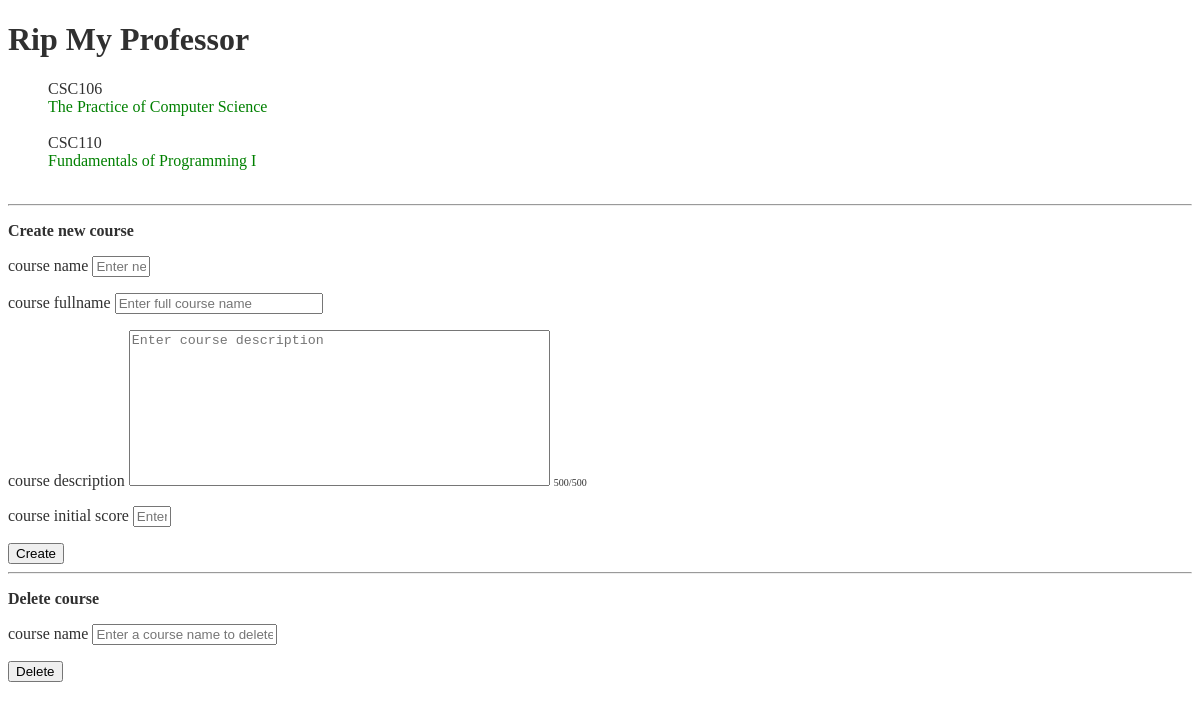
Page /courses/ on the earlier database version.
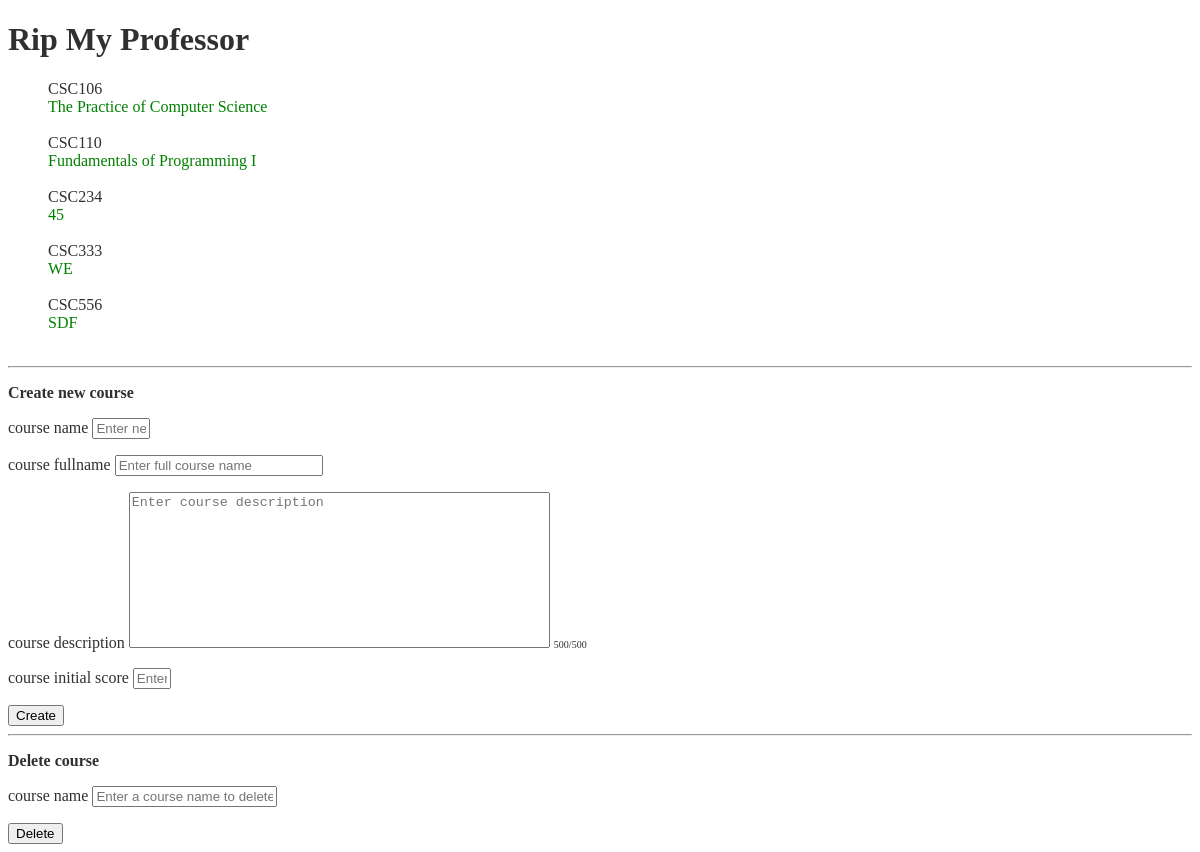
Same page on the later database version.
### rip/models.py (models this page shows, shortened)
class courses(models.Model):
	name = models.CharField(max_length=8, blank=False)
	fullname = models.TextField(max_length=30)
	description = models.TextField(max_length=500,)
	score = models.FloatField(null=True, blank=True, default=5.0)

### rip/views.py (the view)
def index(request):
	if request.method == 'POST':
		if request.POST.get("action") == "add":
			course_name = request.POST.get("course_name")
			if not re.match('^[A-Z]{3,4}[0-9]{3}$', course_name):
				return render(request, 'rip/index.html', {'courses_list': get_all_courses(),})
			course_fullname = request.POST.get("course_fullname", "")
			course_description = request.POST.get("course_description", "")
			try:
				course_score_init = float(request.POST.get("course_score_initial", "5.0"))
			except Exception:
				course_score_init = 5
			if courses.objects.filter(name=course_name).count() != 0:
				courses.objects.filter(name=course_name).update(fullname=course_fullname, description=course_description, score=course_score_init)
			else:
				courses.objects.create(name=course_name, fullname=course_fullname, description=course_description, score=course_score_init)
		elif request.POST.get("action") == "delete":
			course_name = request.POST.get("course_name")
			courses.objects.filter(name=course_name).delete()
		update_cache()
		return redirect("http://127.0.0.1:8000/courses/")
	else:
		return render(request, 'rip/index.html', {'courses_list': get_all_courses(),})

### rip/services.py (called while the page is built)
def get_all_courses():
	if 'all_courses' in cache:
		return cache.get('all_courses')
	else:
		all_courses = list(courses.objects.order_by('name'))
		cache.set('all_courses', all_courses, 0)
		return all_courses

### rip/templates/rip/index.html (shortened to what this page needs)
<!DOCTYPE html>
<html>
<head>
{% load static %}
<link href="{% static 'css/index.css' %}" rel="stylesheet" type="text/css">
</head>
<body>
<h1 class="page_title">Rip My Professor</h1>
<div class="body_div">
	<div class="course_list_div">
		{% if courses_list %}
	    <ul>
	    	{% for course in courses_list %}
	    		<span>{{course.name}}</span>
	       		<li><a href="/courses/{{ course.name }}/">{{ course.fullname }}</a></li>
	        	<br>
	    	{% endfor %}
	    </ul>
		{% else %}
	    	<p>No rip are available.</p>
		{% endif %}
	</div>
	<hr>
	<div class="add_course_div">
		<p><b>Create new course</b></p>
		<form action="http://127.0.0.1:8000/courses/" method='post'>
		<label>course name</label>
		<input type="text" name="course_name" placeholder="Enter new course" class="input_course_name" required>
		<label>course fullname</label>
		<input type="text" name="course_fullname" placeholder="Enter full course name" class="input_course_fullname">
		<div>
			<div>
				<label>course description</label>
				<textarea type="text" name="course_description" placeholder="Enter course description" class="course_desc" rows="10" cols="50" maxlength="500" onkeyup="checkWord(this);"></textarea>
				<span id="wordCheck" class="wordCheck">500</span><span class="wordCheck">/500</span>
			</div>
		</div>
		<label>course initial score</label>
		<input type="text" name="course_score_initial" placeholder="Enter initial score" class="input_score">
		<button type="submit" name="action" value="add">Create</button>
		</form>
	</div>
	<hr>
	<div class="delete_course_div">
		<p><b>Delete course</b></p>
		<form action="http://127.0.0.1:8000/courses/" method='post'>
		<label>course name</label>
		<input type="text" name="course_name" placeholder="Enter a course name to delete" required>
		<button type="submit" name="action" value="delete">Delete</button>
		</form>
	</div>
</div>
</body>
</html>

Differences in the rows shown:
added courses: name "CSC234", fullname "45"
added courses: name "CSC333", fullname "WE"
added courses: name "CSC556", fullname "SDF"
